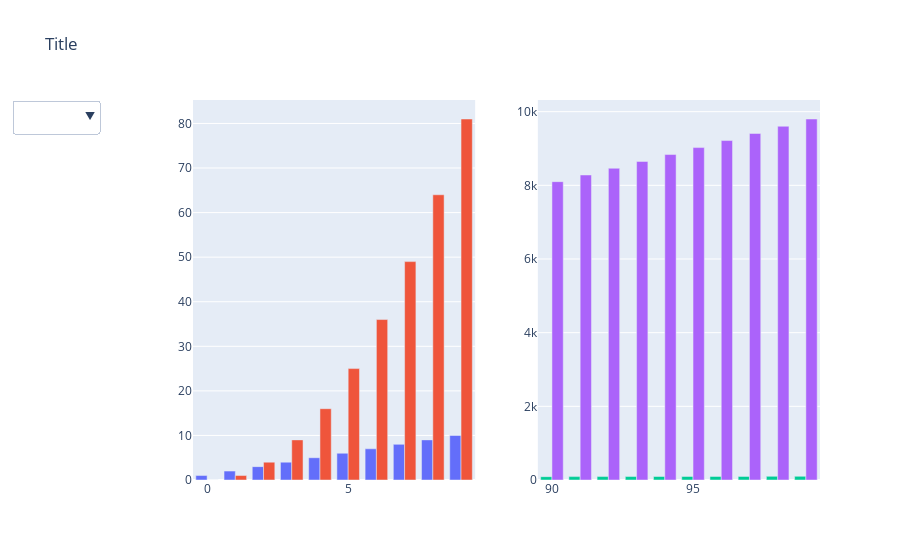

The cell this chart's notebook holds for it:
### Code cell
import plotly.offline as py
import pandas as pd
import plotly.graph_objs as go
from plotly.offline import init_notebook_mode, iplot, plot
from plotly import tools
init_notebook_mode(connected=True)

x = [i for i in range(100)]
df_1 = pd.DataFrame([(i, 1+i) for i in range(100)], columns=["X", "Y"])
df_2 = pd.DataFrame([(i, i*i) for i in range(100)], columns=["X", "Y"])
labels = ["Plus one", "Square"]

### Create individual figures
# START
fig = tools.make_subplots(rows=1, cols=2)

trace1 = go.Bar(
                x=df_1.head(10).X,
                y=df_1.head(10).Y, 
                showlegend=False
            )
trace2 = go.Bar(
                x=df_2.head(10).X,
                y=df_2.head(10).Y, 
                showlegend=False
            )

fig.append_trace(trace1, 1, 1)
fig.append_trace(trace2, 1, 1)

trace1 = go.Bar(
                x=df_1.tail(10).X,
                y=df_1.tail(10).Y, 
                showlegend=False
            )
trace2 = go.Bar(
                x=df_2.tail(10).X,
                y=df_2.tail(10).Y, 
                showlegend=False
            )   
fig.append_trace(trace1, 1, 2)
fig.append_trace(trace2, 1, 2)
# END

### Create buttons for drop down menu
buttons = []
for i, label in enumerate(labels):
    visibility = [i==j for j in range(len(labels))]
    print(visibility)
    button = dict(
                 label =  label,
                 method = 'update',
                 args = [{'visible': visibility},
                     {'title': label}])
    buttons.append(button)

updatemenus = list([
    dict(active=-1,
         x=-0.15,
         buttons=buttons
    )
])

fig['layout']['title'] = 'Title'
fig['layout']['showlegend'] = False
fig['layout']['updatemenus'] = updatemenus

iplot(fig, filename='dropdown')

### Figure 1 — Plotly figure (JSON) as saved in the notebook; plotly's stock layout.template omitted (floating-point values rounded to 4 significant figures)
{"data": [{"showlegend": false, "type": "bar", "x": [0, 1, 2, 3, 4, 5, 6, 7, 8, 9], "xaxis": "x", "y": [1, 2, 3, 4, 5, 6, 7, 8, 9, 10], "yaxis": "y"}, {"showlegend": false, "type": "bar", "x": [0, 1, 2, 3, 4, 5, 6, 7, 8, 9], "xaxis": "x", "y": [0, 1, 4, 9, 16, 25, 36, 49, 64, 81], "yaxis": "y"}, {"showlegend": false, "type": "bar", "x": [90, 91, 92, 93, 94, 95, 96, 97, 98, 99], "xaxis": "x2", "y": [91, 92, 93, 94, 95, 96, 97, 98, 99, 100], "yaxis": "y2"}, {"showlegend": false, "type": "bar", "x": [90, 91, 92, 93, 94, 95, 96, 97, 98, 99], "xaxis": "x2", "y": [8100, 8281, 8464, 8649, 8836, 9025, 9216, 9409, 9604, 9801], "yaxis": "y2"}], "layout": {"showlegend": false, "title": {"text": "Title"}, "updatemenus": [{"active": -1, "buttons": [{"args": [{"visible": [true, false]}, {"title": "Plus one"}], "label": "Plus one", "method": "update"}, {"args": [{"visible": [false, true]}, {"title": "Square"}], "label": "Square", "method": "update"}], "x": -0.15}], "xaxis": {"anchor": "y", "domain": [0, 0.45]}, "xaxis2": {"anchor": "y2", "domain": [0.55, 1]}, "yaxis": {"anchor": "x", "domain": [0, 1]}, "yaxis2": {"anchor": "x2", "domain": [0, 1]}}}
